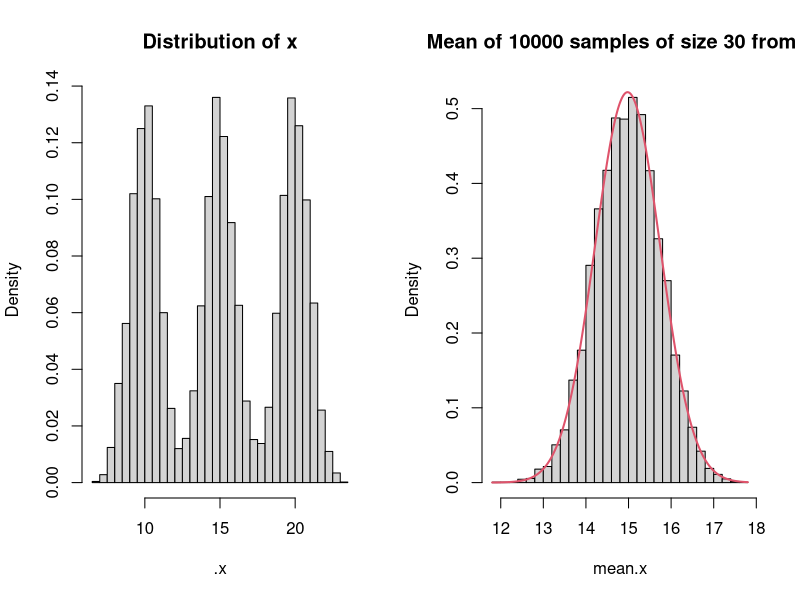
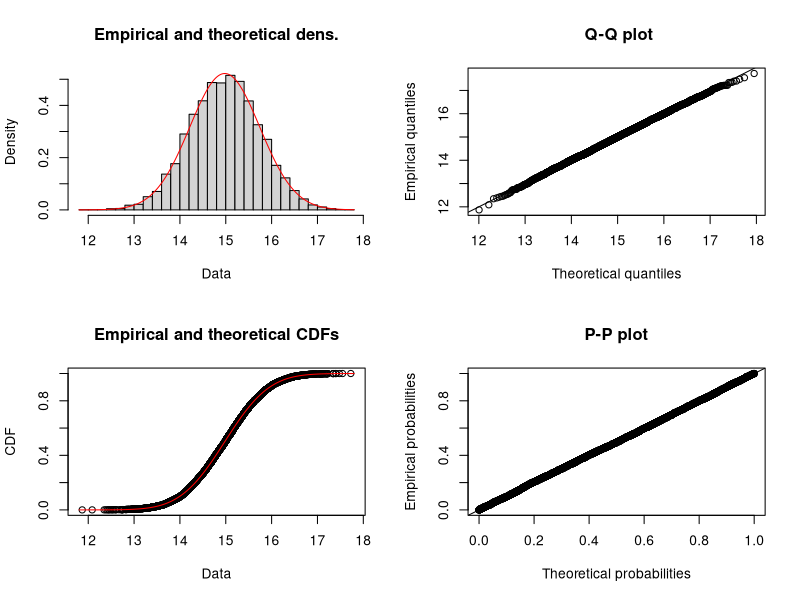
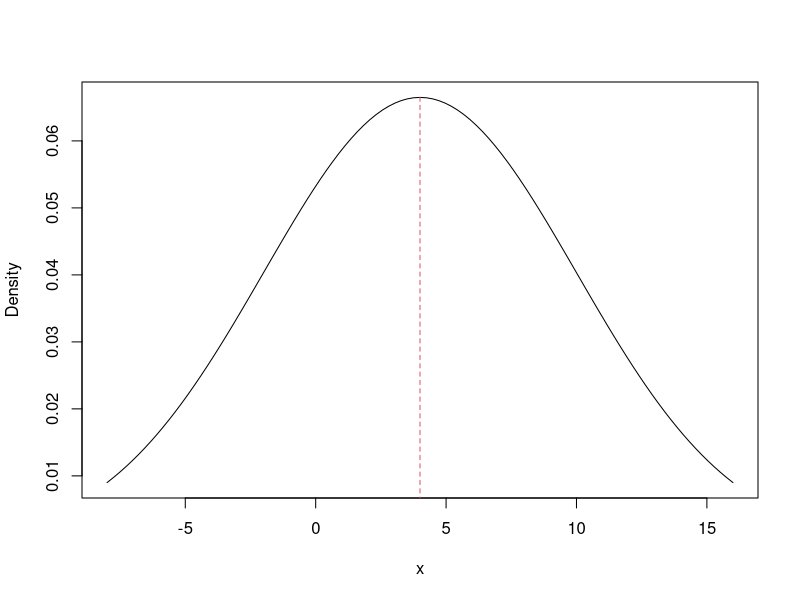
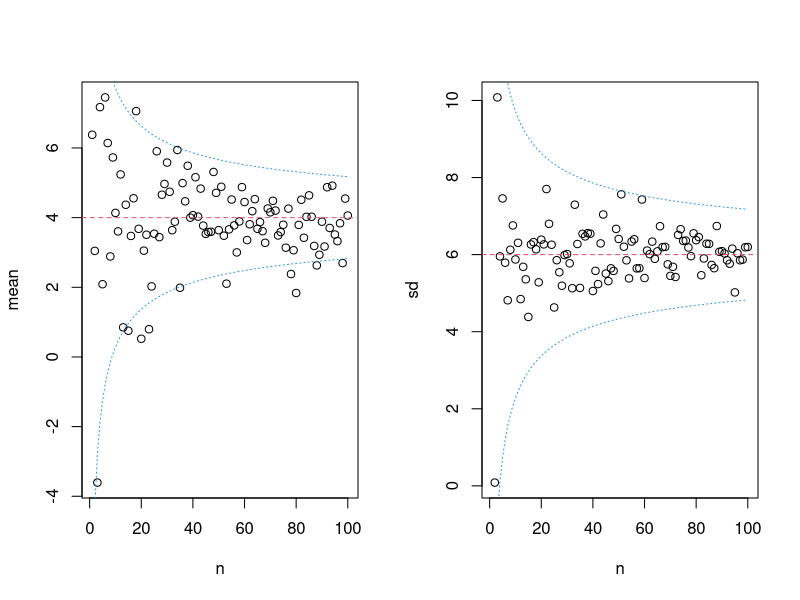
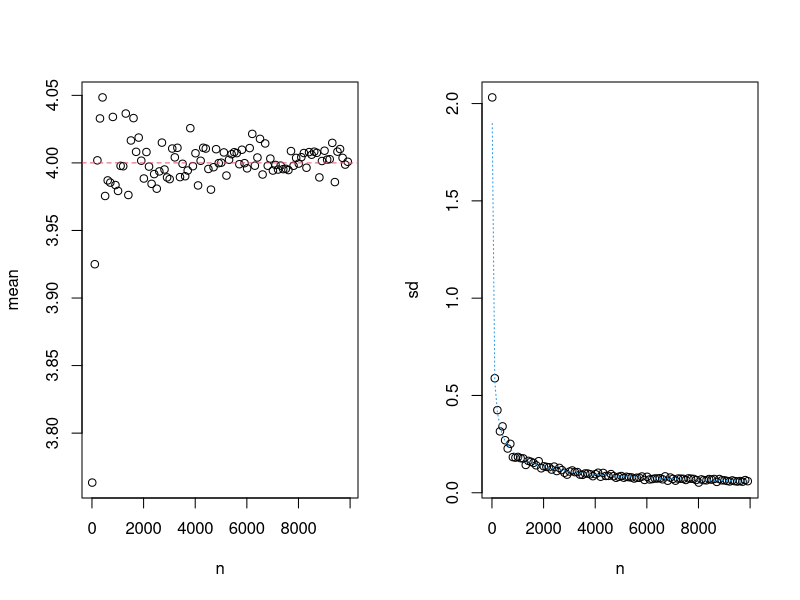
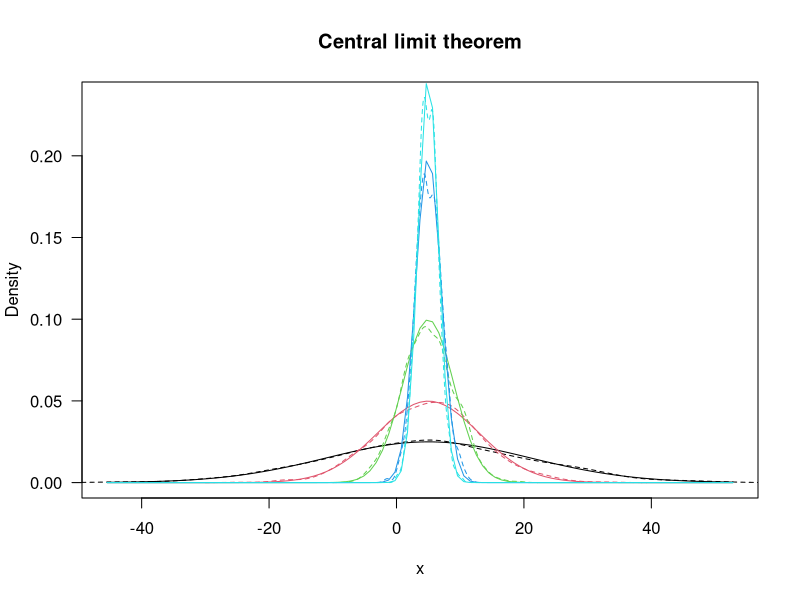
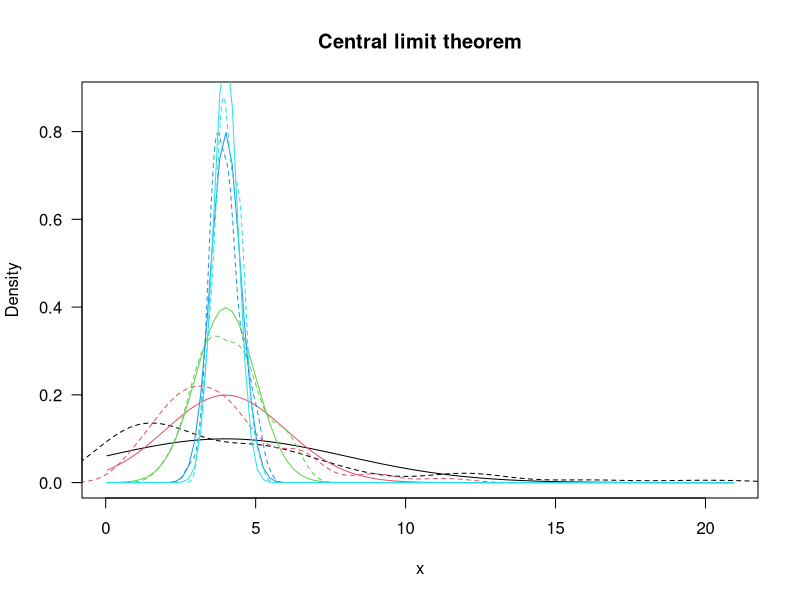

R code for these plots, in order:
library(fitdistrplus)

# Sample from a non-normal distribution, calculate mean for a large number of samples:

# Clearly non-normal variable, tri-modal
means <- c(10,15,20)
sds <- c(1,1,1)

.x <- rnorm(n=10000, mean=means, sd=sds)

# Do niter number of resamplings of size nsize from variable x, and calculate mean for each sample:
niter <- 10000
nsize <- 30

mean.x <- sapply(1:niter, function(i) mean(sample(x=.x, size=nsize, replace=TRUE)))

# Plot distribution of original variable x, and distribution of means of samples drawn from x
dev.new(width=12, height=6)
par(mfrow=c(1,2))
	hist(.x, freq=FALSE, breaks=30, main="Distribution of x", col="lightgrey")
	# for (i in 1:length(means)) curve(dnorm(x,means[i],sds[i]),add=T,n=1001,col=i, lwd=2)
	hist(mean.x, breaks=30, freq=FALSE, main=paste("Mean of", niter, "samples of size", nsize, "from x"), col="lightgrey")
	curve(dnorm(x,mean(mean.x),sd(mean.x)), n=1001, col=2, lty=1, lwd=2, add=T)
par(mfrow=c(1,1))

# Fit a normal distribution to the resamples:

f <- fitdist(mean.x, "norm")
dev.new()
plot(f, breaks=30)

graphics.off()

##################################################
# Sample from a normal distribution with mean=mu and sd=sigma
# Size of samples are 1:n, calculate mean for each sample.
# Purpose: demonstrate precision of sampling as sample size increases

# Define distribution parameters
mu <- 4
sigma <- 6

# Draw theoretical distribution
xlims <- c(floor(qnorm(0.025,mu,sigma)), ceiling(qnorm(0.975,mu,sigma)))
dev.new()
curve(dnorm(x,mu,sigma), xlim=xlims, ylab="Density")
lines(rep(mu,2), c(0,dnorm(mu,mu,sigma)), lty=2, col=2)

# Sample from the theoretical distribution
# Generate 1 sample for each sample size, 1:n
size <- 1:100
x <- lapply(size, function(i) rnorm(n=size[i], mean=mu, sd=sigma))

dev.new(width=12, height=6)
par(mfrow=c(1,2))
	# Mean
	plot(size, sapply(x, mean), xlab="n", ylab="mean")
	abline(h=mu, lty=2, col=2)
	# Add confidence limits
	lines(size, mu+(qnorm(0.025,0,1)*(sigma/sqrt(size))), lty=3, col=4)
	lines(size, mu+(qnorm(0.975,0,1)*(sigma/sqrt(size))), lty=3, col=4)
	# SD
	plot(size, sapply(x, sd), xlab="n", ylab="sd")
	abline(h=sigma, lty=2, col=2)
	lines(size, sigma+(qnorm(0.025,0,1)*(sigma/sqrt(size))), lty=3, col=4)
	lines(size, sigma+(qnorm(0.975,0,1)*(sigma/sqrt(size))), lty=3, col=4)
par(mfrow=c(1,1))

##################################################
# Similar to above, but repeat nrepl number of time for each sample size i.

nrepl <- 100
size <- seq(10,10000,by=100)

x <- lapply(1:length(size), function(i) replicate(mean(rnorm(n=size[i], mean=mu, sd=sigma)), n=nrepl))

dev.new(width=12, height=6)
par(mfrow=c(1,2))
	plot(size, sapply(x, mean), xlab="n", ylab="mean")
	abline(h=mu, lty=2, col=2)
	
	plot(size, sapply(x, sd), xlab="n", ylab="sd")
	lines(size, sigma/sqrt(size), lty=3, col=4)
par(mfrow=c(1,1))

##################################################
# Demo of Central Limit Theorem 3
# Show the connection with sample size and sample accuracy.

# Sample from normal distribution
n <- c(1,4,16,64,100)
mu <- 5
sigma <- 16
nrepl <- 1000


d <- t(replicate(sapply(1:length(n), function(i) mean(rnorm(n[i], mean=mu, sd=sigma))), n=nrepl))
colnames(d) <- n

apply(d,2,mean)
apply(d,2,sd)
sigma/sqrt(n)

d.ls <- lapply(1:length(n), function(i) density(d[,i]))
names(d.ls) <- n

ylims <- range(sapply(1:length(n), function(i) range(d.ls[[i]]$y)))

plot(x=range(d), y=ylims, type="n", xlab="x", ylab="Density", font.lab=1, las=1, main="Central limit theorem")

for (i in 1:length(n)) {
	lines(d.ls[[i]],col=i ,lty=2)
	curve(dnorm(x, mean=mu, sd=sigma/sqrt(n[i])),add=T,col=i)
}

##################################################
# Sample from exponential distribution

n <- c(1,4,16,64,100)
rate <- 1/4
nrepl <- 100

d <- t(replicate(sapply(1:length(n), function(i) mean(rexp(n[i], rate=rate))), n=nrepl))
colnames(d) <- n

apply(d,2,mean)
apply(d,2,sd)
(1/rate)/sqrt(n)

d.ls <- lapply(1:length(n), function(i) density(d[,i]))
names(d.ls) <- n

ylims <- range(sapply(1:length(n), function(i) range(d.ls[[i]]$y)))

plot(x=range(d), y=ylims, type="n", xlab="x", ylab="Density", font.lab=1, las=1, main="Central limit theorem")

for (i in 1:length(n)) {
	lines(d.ls[[i]],col=i ,lty=2)
	curve(dnorm(x, mean=1/rate, sd=(1/rate)/sqrt(n[i])), add=TRUE, col=i)
}
##################################################
